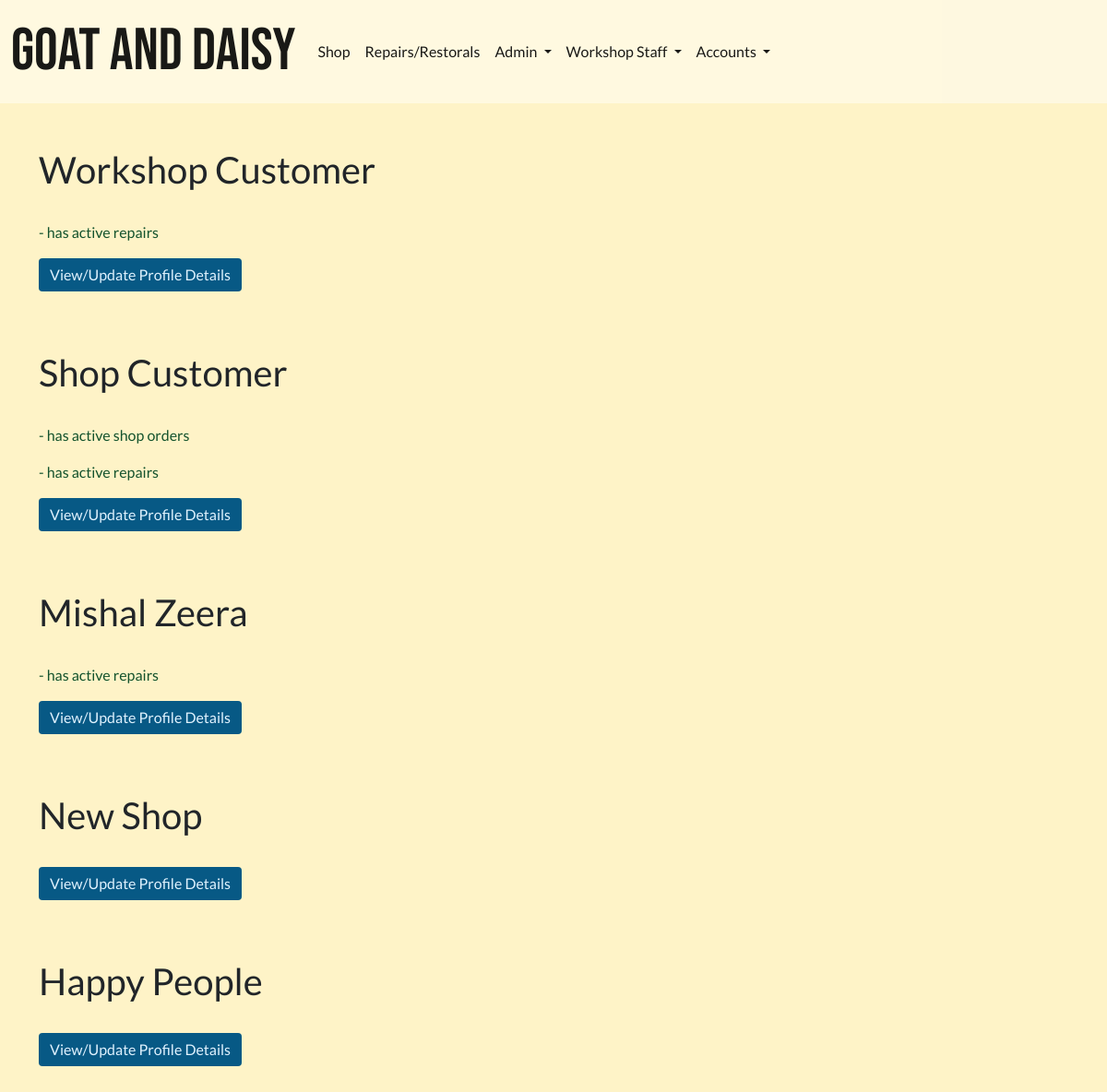
Before: /shop/all-shop-customers/ (signed in) with the older database file.
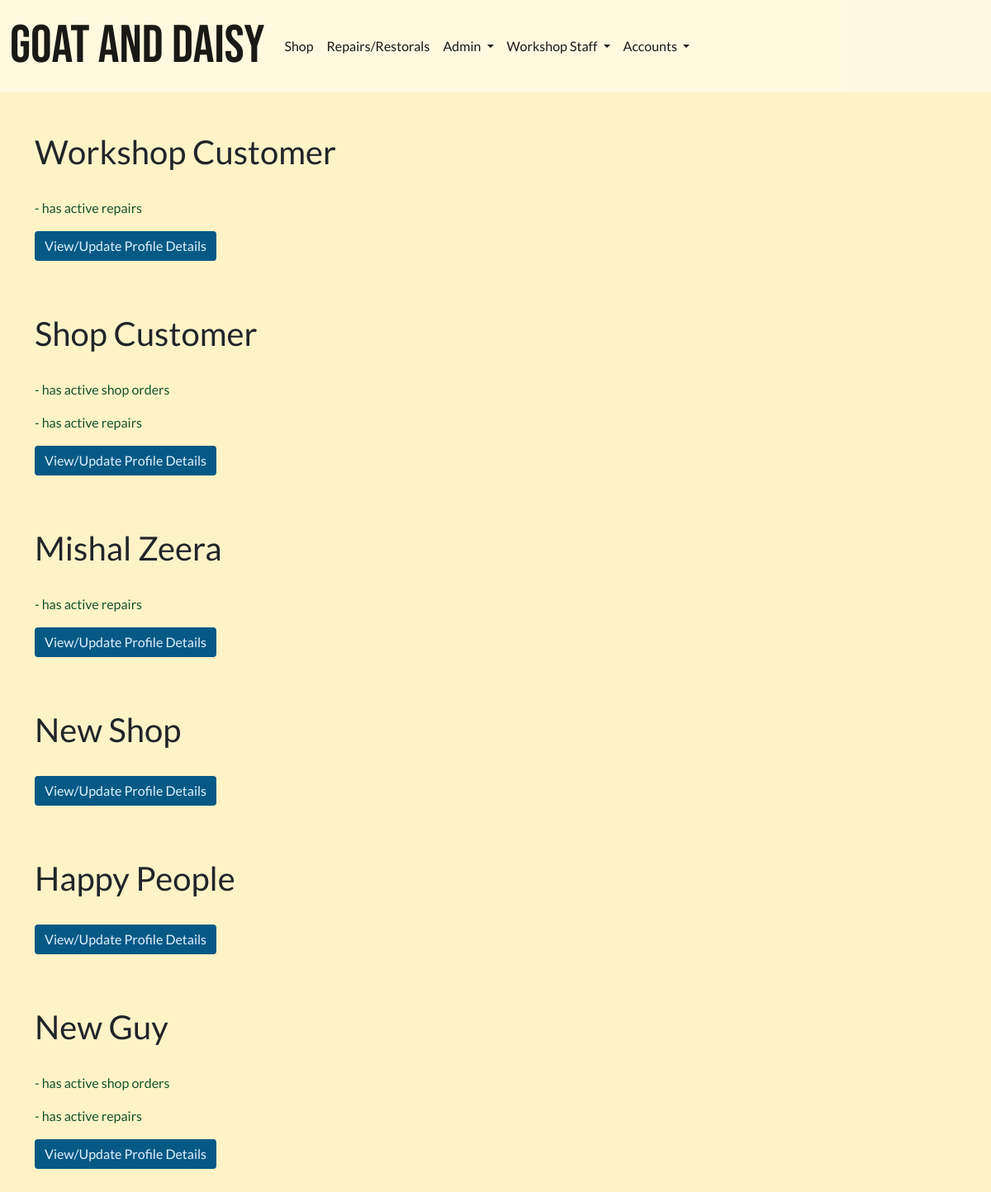
After: the same page with the newer database file.
### profiles/models.py (models this page shows, shortened)
class Customer(models.Model):
    username = models.OneToOneField(
        User, on_delete=models.CASCADE, null=True, editable=False)
    email = models.EmailField(unique=True, default="start@domain.dj")
    full_name = models.CharField(max_length=100, null=True, blank=True)
    address1 = models.CharField(max_length=100, null=True, blank=True)
    address2 = models.CharField(max_length=100, null=True, blank=True)
    postcode = models.CharField(max_length=40, null=True, blank=True)
    town_or_city = models.CharField(max_length=40, null=True, blank=True)
    country = models.CharField(max_length=40, null=True, blank=True)
    notes = models.TextField(null=True, blank=True)
    staff_notes = models.TextField(null=True, blank=True)
    has_active_shop_orders = models.BooleanField(default=False)
    has_active_repairs = models.BooleanField(default=False)

### shop/views.py (the view)
# urls.py: path('all-shop-customers/', views.AllShopCustomers.as_view(),
class AllShopCustomers(GroupRequiredMixin, ListView):
    group_required = [u'General Staff']
    queryset = Customer.objects.all()
    template_name = 'shop/all_customers.html'
    context_object_name = 'customers'

### invoices/contexts.py (called while the page is built, shortened)
def shopping_cart(request):
    template_cart = []
    products_count = 0
    order_amount = 0
    shipping = 0
    cart = request.session.get('cart', {})
    for item in enumerate(template_cart):
        products_count += 1
    order_total = order_amount + shipping
    stripe_total = round(order_total * 100)
    context = {
        'template_cart': template_cart,
        'products_count': products_count,
        'order_amount': order_amount,
        'shipping': shipping,
        'order_total': order_total,
        'stripe_total': stripe_total,
    }
    return context

### profiles/group_mixin_decorator.py (called while the page is built)
    def dispatch(self, request, *args, **kwargs):
        if not request.user.is_authenticated:
            raise PermissionDenied
        else:
            user_groups = []
            for group in request.user.groups.values_list('name', flat=True):
                user_groups.append(group)
            if len(set(user_groups).intersection(self.group_required)) <= 0:
                raise PermissionDenied
        return super(GroupRequiredMixin, self).dispatch(request, *args, **kwargs)

### profiles/templatetags/user_in_group_tag.py (called while the page is built)
@register.filter(name='has_group')
def has_group(user, group_name):
    try:
        group = Group.objects.get(name=group_name)
    except Group.DoesNotExist:
        return False
    return group in user.groups.all()

### shop/templates/shop/all_customers.html (shortened to what this page needs)
{% extends 'base.html' %}
{% load static %}
{% block extra_css %}
<link rel="stylesheet" href="{% static 'css/home_bg_image_trans.css' %}">
{% endblock %}
{% block content %}
{% for customer in customers%}
    <p class="h1" style="margin-top:1rem;">{{customer.full_name | title}}</p>
    <br>
    {% if customer.has_active_shop_orders %}
        <p class="text-success">- has active shop orders</p>
    {% endif %}
    {% if customer.has_active_repairs %}
        <p class="text-success">- has active repairs</p>
    {% endif %}
    <a href="{% url 'customer_account_update' pk=customer.id%}"
        class="btn btn-info">View/Update Profile Details
    </a>
    <br><br><br>
{% endfor %}
{% endblock %}

### templates/base.html (shortened to what this page needs)
{% load static %}
{% load user_in_group_tag %}
<!doctype html>
<html lang="en">
  <head>
    <link href="https://cdn.jsdelivr.net/npm/bootstrap@5.1.3/dist/css/bootstrap.min.css" rel="stylesheet">
    <link rel="stylesheet" href="https://cdn.jsdelivr.net/npm/bootstrap-icons@1.8.1/font/bootstrap-icons.css">
    <link rel="stylesheet" href="{% static 'css/tw-colours.css' %}">
    <link rel="stylesheet" href="{% static 'css/site_base_custom.css' %}">
    {% block extra_css %}
    {% endblock %}
  </head>
  <body id="body" onload="bodyFade()">
    <nav class="navbar fixed-top navbar-expand-md navbar-light bg-light">
      <div class="container-fluid">
        <a class="navbar-brand" href="{% url 'index' %}">Goat And Daisy</a>
        <div class="collapse navbar-collapse" id="navbarSupportedContent">
          <ul class="navbar-nav me-auto mb-2 mb-lg-0">
            <li class="nav-item">
              <a class="nav-link active" aria-current="page" href="{% url 'shop' %}">Shop</a>
            </li>
            <li class="nav-item">
              <a class="nav-link active" aria-current="page" href="{% url 'workshop' %}">Repairs/Restorals</a>
            </li>
              {% if user.is_superuser %}
              <li class="nav-item dropdown">
                <a class="nav-link active dropdown-toggle" href="#" id="navbarDropdown" role="button" data-bs-toggle="dropdown" aria-expanded="false">
                  Admin
                </a>
                </li>
                </ul></li>
                {% endif %}
                {% if request.user|has_group:"Workshop Staff" %}
              <li class="nav-item dropdown">
                <a class="nav-link active dropdown-toggle" href="#" id="navbarDropdown" role="button" data-bs-toggle="dropdown" aria-expanded="false">
                  Workshop Staff
                </a>
                  </li>
                {% endif %}
                <li class="nav-item dropdown">
                  <a class="nav-link active dropdown-toggle" href="#" id="navbarDropdown" role="button" data-bs-toggle="dropdown" aria-expanded="false">
                    Accounts
                  </a>
            </li>
        </div>
      </div>
    </nav>
    <main class="container">
    {% block content %}
    {% endblock %}
    </main>
  </body>
</html>

### static/css/site_base_custom.css (style rules this page uses)
body { background-color: var(--amber-100); font-family: "Lato", sans-serif; }
main { margin-top: 10rem; }
.btn { min-width: 7rem; }
.btn-warning, .btn-info { background-color: var(--sky-800); color: var(--sky-100); border: unset; }
.text-success { color: var(--green-900) !important; }
a { color: var(--sky-800); font-weight: 400; }
.navbar-brand { font-family: "Bebas Neue", sans-serif; font-size: 4rem; padding: 0; }
.bg-light { background: #fffbebb6 !important; }

### static/css/home_bg_image_trans.css (style rules this page uses)
body { background-image: url("../img/index-25-flip.jpg"); background-repeat: no-repeat; background-size: cover; background-attachment: fixed; }

Changed rows visible on the page:
added Customer: full_name "New Guy", has_active_shop_orders "- has active shop orders", has_active_repairs "- has active repairs"
